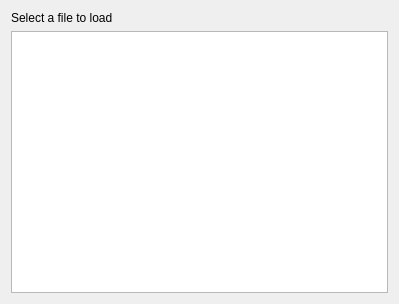
<?xml version="1.0" encoding="UTF-8"?>
<ui version="4.0">
 <class>LoadGameWindow</class>
 <widget class="QDialog" name="LoadGameWindow">
  <property name="geometry">
   <rect>
    <x>0</x>
    <y>0</y>
    <width>399</width>
    <height>304</height>
   </rect>
  </property>
  <property name="windowTitle">
   <string>Dialog</string>
  </property>
  <layout class="QGridLayout" name="gridLayout">
   <item row="0" column="0">
    <layout class="QVBoxLayout" name="verticalLayout">
     <item>
      <widget class="QLabel" name="label">
       <property name="text">
        <string>Select a file to load</string>
       </property>
      </widget>
     </item>
     <item>
      <widget class="QListView" name="fileListView"/>
     </item>
    </layout>
   </item>
  </layout>
 </widget>
 <resources/>
 <connections/>
</ui>
